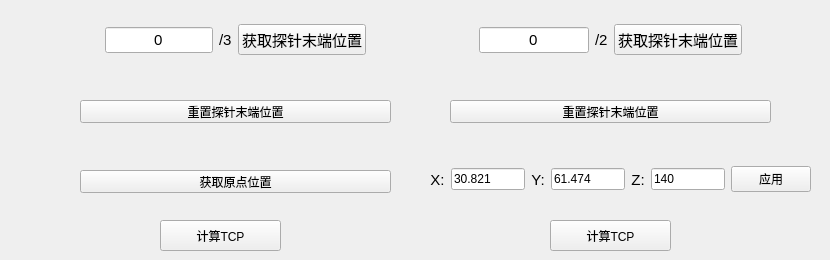
     <widget class="QWidget" name="tab_2">
      <attribute name="title">
       <string>TCP配准</string>
      </attribute>
      <widget class="QPushButton" name="ResetFourProbeEndPosBtn">
       <property name="geometry">
        <rect>
         <x>80</x>
         <y>100</y>
         <width>311</width>
         <height>23</height>
        </rect>
       </property>
       <property name="text">
        <string>重置探针末端位置</string>
       </property>
      </widget>
      <widget class="QWidget" name="horizontalLayoutWidget_4">
       <property name="geometry">
        <rect>
         <x>420</x>
         <y>130</y>
         <width>401</width>
         <height>99</height>
        </rect>
       </property>
       <layout class="QHBoxLayout" name="horizontalLayout_141">
        <property name="leftMargin">
         <number>10</number>
        </property>
        <property name="topMargin">
         <number>10</number>
        </property>
        <property name="rightMargin">
         <number>10</number>
        </property>
        <property name="bottomMargin">
         <number>10</number>
        </property>
        <item>
         <widget class="QLabel" name="GuiderRegistrationPointX">
          <property name="font">
           <font>
            <pointsize>11</pointsize>
           </font>
          </property>
          <property name="text">
           <string>X:</string>
          </property>
          <property name="alignment">
           <set>Qt::AlignCenter</set>
          </property>
         </widget>
        </item>
        <item>
         <widget class="QLineEdit" name="GuiderLineEditX">
          <property name="text">
           <string>30.821</string>
          </property>
         </widget>
        </item>
        <item>
         <widget class="QLabel" name="GuiderRegistrationPointY">
          <property name="font">
           <font>
            <pointsize>11</pointsize>
           </font>
          </property>
          <property name="text">
           <string>Y:</string>
          </property>
          <property name="alignment">
           <set>Qt::AlignCenter</set>
          </property>
         </widget>
        </item>
        <item>
         <widget class="QLineEdit" name="GuiderLineEditY">
          <property name="text">
           <string>61.474</string>
          </property>
         </widget>
        </item>
        <item>
         <widget class="QLabel" name="GuiderRegistrationPointZ">
          <property name="font">
           <font>
            <pointsize>11</pointsize>
           </font>
          </property>
          <property name="text">
           <string>Z:</string>
          </property>
          <property name="alignment">
           <set>Qt::AlignCenter</set>
          </property>
         </widget>
        </item>
        <item>
         <widget class="QLineEdit" name="GuiderLineEditZ">
          <property name="text">
           <string>140</string>
          </property>
         </widget>
        </item>
        <item>
         <widget class="QPushButton" name="SetGuiderOriginPosBtn">
          <property name="text">
           <string>应用</string>
          </property>
         </widget>
        </item>
       </layout>
      </widget>
      <widget class="QPushButton" name="CalculateThreePointsTCPBtn">
       <property name="geometry">
        <rect>
         <x>550</x>
         <y>220</y>
         <width>121</width>
         <height>31</height>
        </rect>
       </property>
       <property name="text">
        <string>计算TCP</string>
       </property>
      </widget>
      <widget class="QPushButton" name="ResetThreeProbeEndPosBtn">
       <property name="geometry">
        <rect>
         <x>450</x>
         <y>100</y>
         <width>321</width>
         <height>23</height>
        </rect>
       </property>
       <property name="text">
        <string>重置探针末端位置</string>
       </property>
      </widget>
      <widget class="QPushButton" name="CalculateFourPointsTCPBtn">
       <property name="geometry">
        <rect>
         <x>160</x>
         <y>220</y>
         <width>121</width>
         <height>31</height>
        </rect>
       </property>
       <property name="text">
        <string>计算TCP</string>
       </property>
      </widget>
      <widget class="QPushButton" name="GetGuiderOriginPosBtn">
       <property name="geometry">
        <rect>
         <x>80</x>
         <y>170</y>
         <width>311</width>
         <height>23</height>
        </rect>
       </property>
       <property name="text">
        <string>获取原点位置</string>
       </property>
      </widget>
      <widget class="QWidget" name="horizontalLayoutWidget_5">
       <property name="geometry">
        <rect>
         <x>80</x>
         <y>0</y>
         <width>311</width>
         <height>80</height>
        </rect>
       </property>
       <layout class="QHBoxLayout" name="horizontalLayout_140">
        <item>
         <spacer name="horizontalSpacer_10">
          <property name="orientation">
           <enum>Qt::Horizontal</enum>
          </property>
          <property name="sizeHint" stdset="0">
           <size>
            <width>60</width>
            <height>20</height>
           </size>
          </property>
         </spacer>
        </item>
        <item>
         <widget class="QLineEdit" name="FourProbeEndCountLineEdit">
          <property name="font">
           <font>
            <pointsize>11</pointsize>
           </font>
          </property>
          <property name="layoutDirection">
           <enum>Qt::LeftToRight</enum>
          </property>
          <property name="text">
           <string>0</string>
          </property>
          <property name="alignment">
           <set>Qt::AlignCenter</set>
          </property>
         </widget>
        </item>
        <item>
         <widget class="QLabel" name="FourPointsMaxSizeLabel">
          <property name="font">
           <font>
            <pointsize>11</pointsize>
           </font>
          </property>
          <property name="text">
           <string>/3</string>
          </property>
          <property name="margin">
           <number>3</number>
          </property>
         </widget>
        </item>
        <item>
         <widget class="QPushButton" name="GetFourProbeEndPosBtn">
          <property name="font">
           <font>
            <pointsize>11</pointsize>
           </font>
          </property>
          <property name="text">
           <string>获取探针末端位置</string>
          </property>
         </widget>
        </item>
        <item>
         <spacer name="horizontalSpacer_11">
          <property name="orientation">
           <enum>Qt::Horizontal</enum>
          </property>
          <property name="sizeHint" stdset="0">
           <size>
            <width>60</width>
            <height>20</height>
           </size>
          </property>
         </spacer>
        </item>
       </layout>
      </widget>
      <widget class="QWidget" name="horizontalLayoutWidget_6">
       <property name="geometry">
        <rect>
         <x>450</x>
         <y>0</y>
         <width>321</width>
         <height>80</height>
        </rect>
       </property>
       <layout class="QHBoxLayout" name="horizontalLayout_142">
        <item>
         <spacer name="horizontalSpacer_12">
          <property name="orientation">
           <enum>Qt::Horizontal</enum>
          </property>
          <property name="sizeHint" stdset="0">
           <size>
            <width>60</width>
            <height>20</height>
           </size>
          </property>
         </spacer>
        </item>
        <item>
         <widget class="QLineEdit" name="ThreeProbeEndCountLineEdit">
          <property name="font">
           <font>
            <pointsize>11</pointsize>
           </font>
          </property>
          <property name="layoutDirection">
           <enum>Qt::LeftToRight</enum>
          </property>
          <property name="text">
           <string>0</string>
          </property>
          <property name="alignment">
           <set>Qt::AlignCenter</set>
          </property>
         </widget>
        </item>
        <item>
         <widget class="QLabel" name="ThreeProbeEndCountLabel">
          <property name="font">
           <font>
            <pointsize>11</pointsize>
           </font>
          </property>
          <property name="text">
           <string>/2</string>
          </property>
         </widget>
        </item>
        <item>
         <widget class="QPushButton" name="GetThreeProbeEndPosBtn">
          <property name="font">
           <font>
            <pointsize>11</pointsize>
           </font>
          </property>
          <property name="text">
           <string>获取探针末端位置</string>
          </property>
         </widget>
        </item>
        <item>
         <spacer name="horizontalSpacer_13">
          <property name="orientation">
           <enum>Qt::Horizontal</enum>
          </property>
          <property name="sizeHint" stdset="0">
           <size>
            <width>60</width>
            <height>20</height>
           </size>
          </property>
         </spacer>
        </item>
       </layout>
      </widget>
     </widget>
